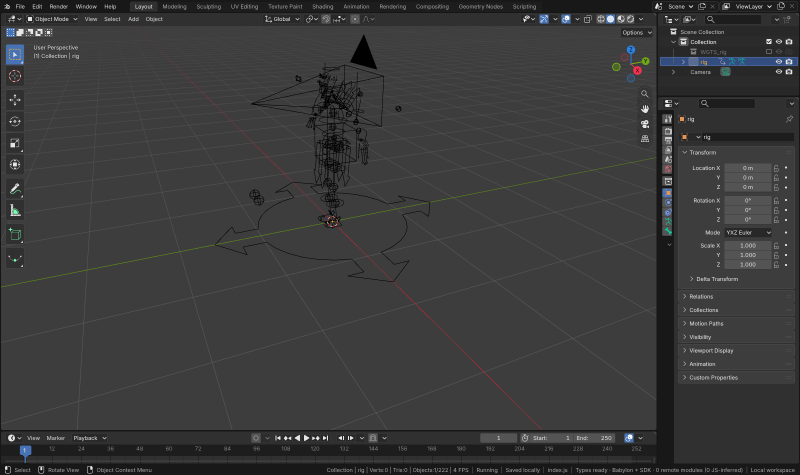
#> input picture docs/stress-tests/rigify-face/bylonder.png, 1600 x 950 px (shown at 1/2 size)
$ python shader-gallery-diff.py ../../docs/stress-tests/rigify-face/bylonder.png ../../docs/stress-tests/rigify-face/bylonder.png ../../docs/stress-tests/rigify-face/bylonder.png ../../docs/stress-tests/rigify-face/bylonder.png
#> lines starting #> are read from the running program, lines starting #| are printed output that depends on the picture
"""The Shader Node Gallery's error per sphere and per tile of its shadow floor: Bylonder's Render Image of
examples/shader-gallery against EEVEE's (tests/fixtures/shader-gallery-eevee.png), as the mean and 99th percentile of
CIE76 dE in display space (sRGB as shown) and of the absolute difference of linear values (x255), inside each sphere and
over each floor tile; with the Perspective camera's renders too, over the band of its frame the floor fills.

usage: python3 tools/blender-reference/shader-gallery-diff.py EEVEE.png BYLONDER.png [EEVEE_PERSPECTIVE.png BYLONDER_PERSPECTIVE.png]
"""
import sys
import numpy as np
from PIL import Image

NAMES = ['Checker', 'Voronoi', 'Wave', 'Brick', 'Magic', 'Gradient', 'Normals', 'Fresnel', 'Facing', 'Noise Math',
         'Principled', 'Glossy', 'Mixed', 'Glow', 'Sheen', 'Bumped', 'Two Lobes', 'Glass', 'Half Transparent', 'Metal',
         'Cube Shadow', 'Ball Shadow', 'Pole Shadow', 'Ring Shadow']


def load(path):
    return np.asarray(Image.open(path).convert('RGB').resize((256, 384)), dtype=np.float64) / 255
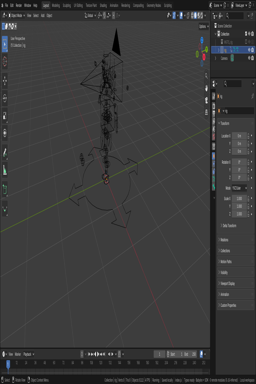
#> returned value: shape (384, 256, 3) float64; mean of channels 0, 1, 2 0.228, 0.229, 0.23; drawn as R, G, B


def linear(c):
    return np.where(c <= 0.04045, c / 12.92, ((c + 0.055) / 1.055) ** 2.4)
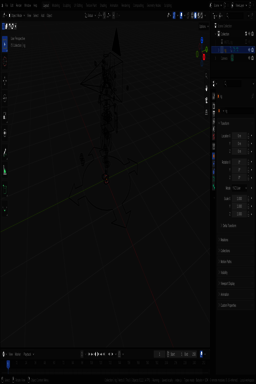
#> returned value: shape (384, 256, 3) float64; mean of channels 0, 1, 2 0.0458, 0.0462, 0.0469; drawn as R, G, B


def lab(c):
    m = np.array([[0.4124, 0.3576, 0.1805], [0.2126, 0.7152, 0.0722], [0.0193, 0.1192, 0.9505]])
    xyz = linear(c) @ m.T / np.array([0.95047, 1.0, 1.08883])
    f = np.where(xyz > 216 / 24389, np.cbrt(xyz), (24389 / 27 * xyz + 16) / 116)
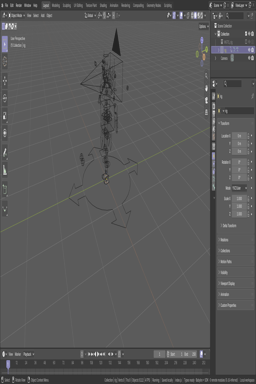
#> f: shape (384, 256, 3) float64; mean R, G, B 0.349, 0.349, 0.349
    return np.stack([116 * f[..., 1] - 16, 500 * (f[..., 0] - f[..., 1]), 200 * (f[..., 1] - f[..., 2])], -1)
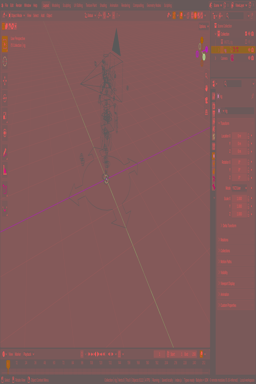
#> returned value: shape (384, 256, 3) float64; mean of channels 0, 1, 2 24.5, 0, -0.1; drawn with min black and max white


def differences(eevee, bylonder):
    a, b = load(eevee), load(bylonder)
    return np.linalg.norm(lab(a) - lab(b), axis=-1), np.abs(linear(a) - linear(b)).max(-1) * 255


def row(number, name, d, l):
    print(f'| {number} | {name} | {d.mean():.1f} | {np.percentile(d, 99):.1f} | {l.mean():.1f} | {np.percentile(l, 99):.1f} |')


de, dl = differences(sys.argv[1], sys.argv[2])
#> de: shape (384, 256) float64; every value is 0
yy, xx = np.mgrid[-24:25, -24:25]
disk, square = xx * xx + yy * yy <= 24 * 24, np.ones_like(xx, dtype=bool)
print('| # | sphere | dE mean | dE max | linear mean | linear max |')
print('|---|---|---|---|---|---|')
for i, name in enumerate(NAMES):
    cy, cx = 32 + (i // 4) * 64, 32 + (i % 4) * 64
    area = disk if i < 20 else square
    row(i + 1, name, de[cy - 24:cy + 25, cx - 24:cx + 25][area], dl[cy - 24:cy + 25, cx - 24:cx + 25][area])
#> this loop made 24 passes
#| | 1 | Checker | 0.0 | 0.0 | 0.0 | 0.0 |
#| | 2 | Voronoi | 0.0 | 0.0 | 0.0 | 0.0 |
#| | 3 | Wave | 0.0 | 0.0 | 0.0 | 0.0 |
#| | 4 | Brick | 0.0 | 0.0 | 0.0 | 0.0 |
#| | 5 | Magic | 0.0 | 0.0 | 0.0 | 0.0 |
#| | 6 | Gradient | 0.0 | 0.0 | 0.0 | 0.0 |
#| | 7 | Normals | 0.0 | 0.0 | 0.0 | 0.0 |
#| | 8 | Fresnel | 0.0 | 0.0 | 0.0 | 0.0 |
#> (further printed lines are left out)
if len(sys.argv) > 4:
    de, dl = differences(sys.argv[3], sys.argv[4])
    # Rows 160 to 215 of the Perspective camera's frame: the floor, the casters and their shadows.
    row('P', 'Perspective Floor', de[160:216], dl[160:216])
#| | P | Perspective Floor | 0.0 | 0.0 | 0.0 | 0.0 |
#> in row (call 25), `print(f'| {number} | {name} | {d.mean():.1f} | {np.percentile(d, 99):...`: d: shape (56, 256) float64; every value is 0
